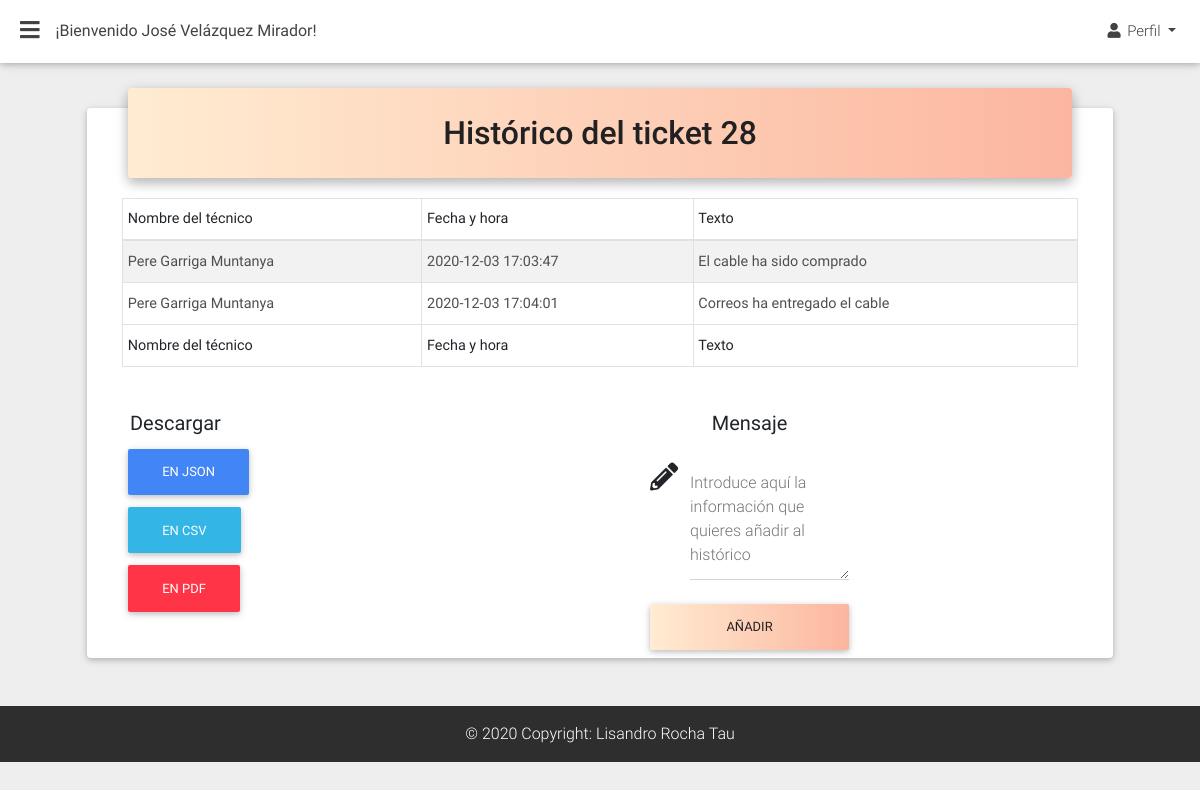
Screenshot of /practica/admin/historico-ticket.php?id=28 (signed in) with the database file from the repository.
### tables this page shows
CREATE TABLE `historico` (
  `id_ticket` int(100) NOT NULL,
  `id_tecnico` int(100) NOT NULL,
  `texto` text NOT NULL,
  `fecha` datetime NOT NULL DEFAULT current_timestamp()
);

CREATE TABLE `usuarios` (
  `id` int(9) NOT NULL,
  `nombre` varchar(100) NOT NULL,
  `user` varchar(20) NOT NULL,
  `password` varchar(255) NOT NULL,
  `nivel` int(2) NOT NULL
);

### practica/admin/historico-ticket.php (the view, shortened to what this page needs)
<?php
include_once 'includes/templates/adminHeader.php';
include_once 'includes/funciones/funciones.php';
$id = $_GET['id'];
?>
<main>
  <div class="container-fluid">
    <div class="card card-cascade narrower">
      <section>
        <div class="row">
          <div class="col-xl-12 col-lg-12 mr-0 pb-2">
            <div class="view view-cascade gradient-card-header juicy-peach-gradient text-dark">
              <h2 class="h2-responsive mb-0 font-weight-500">Histórico del ticket <?php echo $id; ?></h2>
            </div>
            <div class="card-body card-body-cascade pb-0">
              <div class="col-md-12">
                <table id="tabladedatos" class="table table-striped table-bordered table-sm" cellspacing="0" width="100%">
                  <thead>
                    <tr>
                      <th class="th-sm">Nombre del técnico
                      </th>
                      <th class="th-sm">Fecha y hora
                      </th>
                      <th class="th-sm">Texto
                      </th>
                    </tr>
                  </thead>
                  <tbody>
                    <?php
                    try {
                      $sql = "SELECT * FROM historico WHERE id_ticket = $id;";
                      $resultado = $conn->query($sql);
                    } catch (Exception $e) {
                      $error = $e->getMessage();
                      echo $error;
                    }
                    while($historico = $resultado->fetch_assoc()) {
                      try {
                        $id_tecnico = $historico['id_tecnico'];
                        $resultado_tecnico = $conn->query("SELECT nombre FROM usuarios WHERE id = $id_tecnico;");
                        $nombre_tecnico = $resultado_tecnico->fetch_assoc();
                      } catch (Exception $e) {
                        $error = $e->getMessage();
                        echo $error;
                      }
                      ?>
                      <tr>
                        <td><?php echo $nombre_tecnico['nombre']; ?></td>
                        <td><?php echo $historico['fecha']; ?></td>
                        <td><?php echo $historico['texto']; ?></td>
                      </tr>
                    <?php } ?>
                  </tbody>
                  <tfoot>
                    <tr>
                      <th>Nombre del técnico
                      </th>
                      <th>Fecha y hora
                      </th>
                      <th>Texto
                      </th>
                    </tr>
                  </tfoot>
                </table>
              </div>
            </div>
          </div>
        </div>
        <div class="row">
          <div class="col-xl-6 col-lg-6 mr-0 pb-2">
            <div class="card-body card-body-cascade pb-0">
              <div class="col-xl-6 col-md-6">
                <h5 class="ml-2">Descargar</h5>
                <p class="lead">
                  <button id="json" class="btn btn-primary">EN JSON</button>
                  <button id="csv" class="btn btn-info">EN CSV</button>
                  <button class="btn btn-danger" onclick="return xepOnline.Formatter.Format('tabladedatos',{render:'download'});">EN PDF</button>
                </p>
              </div>
            </div>
          </div>
          <?php
          $sql = "SELECT estado FROM tickets WHERE id = $id";
          $resultado = $conn->query($sql);
          $estado_ticket = $resultado->fetch_assoc();
          if ($estado_ticket['estado'] != 'finalizado') {
          ?>
          <div class="col-xl-6 col-lg-6 mr-0 pb-2">
            <div class="card-body card-body-cascade pb-0">
              <div class="col-xl-6 col-md-6">
                <h5 class="text-center">Mensaje</h5>
                <form class="" role="form" name="guardar-registro" id="guardar-registro" method="post" action="modelo-historico.php">
                  <div class="md-form">
                    <i class="fas fa-pencil-alt prefix"></i>
                    <textarea id="textInput" class="md-textarea form-control" rows="3" name="text" required></textarea>
                    <label for="textInput">Introduce aquí la información que quieres añadir al histórico</label>
                  </div>
                  <button class="btn btn-info btn-block juicy-peach-gradient text-dark" type="submit" id="crear_registro">Añadir</button>
                </form>
              </div>
            </div>
          </div>
        <?php } ?>
        </div>
      </section>
    </div>
  </div>
</main>
<?php include_once 'includes/templates/adminFooter.php'; ?>

### rows the page displays
historico: usuarios.nombre "Pere Garriga Muntanya", fecha "2020-12-03 17:03:47", texto "El cable ha sido comprado"
historico: usuarios.nombre "Pere Garriga Muntanya", fecha "2020-12-03 17:04:01", texto "Correos ha entregado el cable"

### other values shown
$_SESSION['nombre'] "José Velázquez Mirador"
$id "28"
